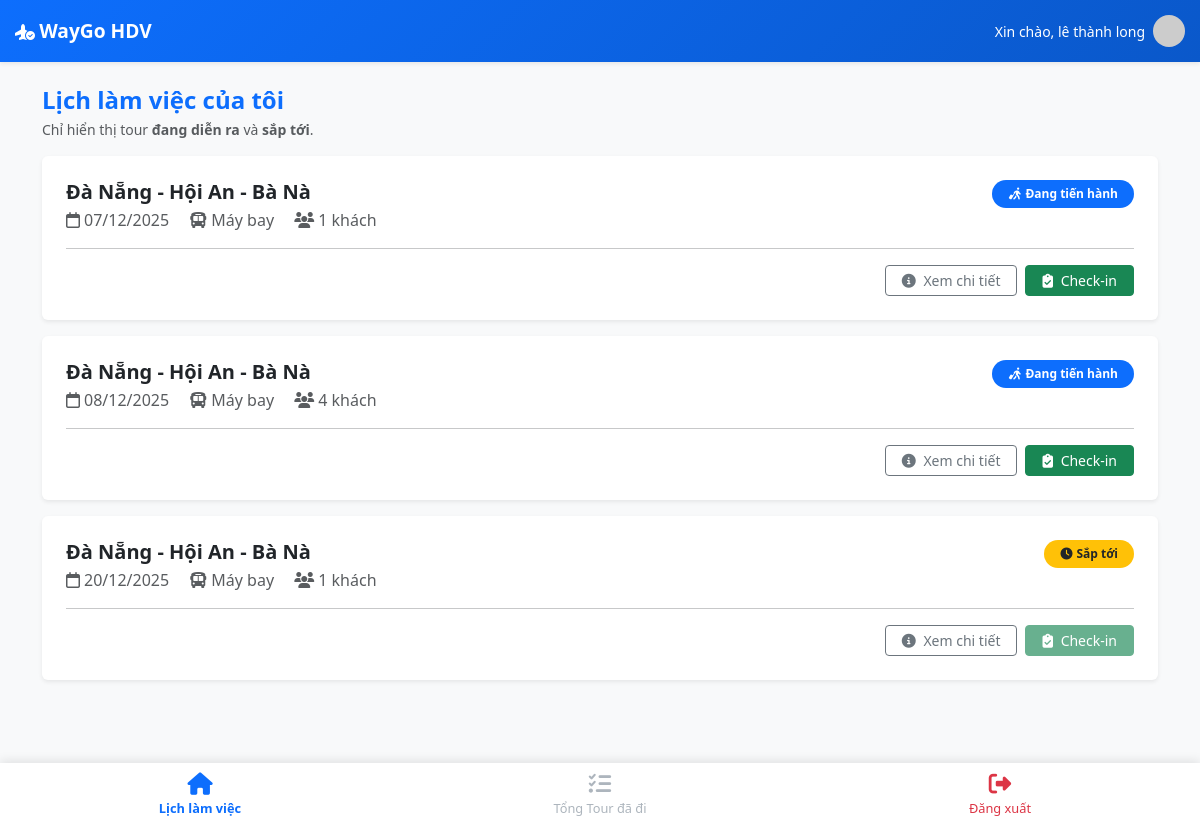
The page /index.php?action=dashboard (signed in) on the database its author committed.
### tables this page shows
CREATE TABLE `bookings` (
  `id` int NOT NULL,
  `tour_id` int NOT NULL,
  `hdv_id` int DEFAULT NULL,
  `customer_name` varchar(255) DEFAULT NULL,
  `customer_phone` varchar(20) DEFAULT NULL,
  `phuong_tien` varchar(100) DEFAULT NULL,
  `ngay_khoi_hanh` date DEFAULT NULL,
  `so_luong` int DEFAULT NULL,
  `tong_tien` decimal(12,2) DEFAULT NULL,
  `status` enum('Chờ xử lý','Đã cọc','Hoàn tất','Hủy') DEFAULT 'Chờ xử lý',
  `created_at` timestamp NULL DEFAULT CURRENT_TIMESTAMP,
  `created_by` int DEFAULT NULL,
  `approved_by` int DEFAULT NULL,
  `approved_at` datetime DEFAULT NULL,
  `hotel_supplier_id` int DEFAULT NULL,
  `restaurant_supplier_id` int DEFAULT NULL,
  `chi_phi_phat_sinh` decimal(12,2) DEFAULT '0.00',
  `ly_do_phat_sinh` text,
  `tien_da_coc` decimal(12,2) DEFAULT '0.00'
);

CREATE TABLE `tours` (
  `id` int NOT NULL,
  `ten_tour` varchar(255) NOT NULL,
  `loai_tour` enum('Trong nước','Quốc tế','Theo yêu cầu') NOT NULL,
  `dia_diem` varchar(255) NOT NULL,
  `thoi_gian` varchar(100) DEFAULT NULL,
  `gia_tour` decimal(12,2) DEFAULT NULL,
  `mo_ta` text,
  `ngay_khoi_hanh` date DEFAULT NULL,
  `phuong_tien` varchar(100) DEFAULT NULL,
  `so_nguoi_toi_da` int DEFAULT NULL,
  `status` enum('Hoạt động','Đang tạm dừng','Hủy') DEFAULT 'Hoạt động'
);

### controllers/HdvAppController.php (called while the page is built, shortened)
<?php
require_once PATH_MODEL . 'HdvAppModel.php';
class HdvAppController
{
    private $model;
    public function __construct()
    {
        $this->model = new HdvAppModel();
    }
    public function index()
    {
        $hdv_id = $_SESSION['hdv_profile_id'] ?? 0;
        $tours = $this->model->getMyTours($hdv_id);
        $today = date('Y-m-d');
        foreach ($tours as $key => $tour) {
            $startDate = !empty($tour['bk_ngay_khoi_hanh']) ? $tour['bk_ngay_khoi_hanh'] : $tour['ngay_khoi_hanh'];
            if ($startDate) {
                $days = (int)($tour['total_days'] ?? 1);
                $endDate = date('Y-m-d', strtotime("$startDate + " . ($days - 1) . " days"));
                if ($endDate < $today) {
                    unset($tours[$key]);
                    continue;
                }
                if ($today < $startDate) {
                    $tours[$key]['timeline_status'] = 'Sắp tới';
                } elseif ($today <= $endDate) {
                    $tours[$key]['timeline_status'] = 'Đang tiến hành';
                } else {
                    $tours[$key]['timeline_status'] = 'Đã hoàn thành';
                }
            }
        }
        $tours = array_values($tours);
        include PATH_VIEW . 'hdv/home.php';
    }
}

### index.php (called while the page is built, shortened)
<?php
require_once './routes/index.php';

### models/BaseModel.php (called while the page is built, shortened)
<?php
class BaseModel
{
    public function __construct()
    {
        $dsn = sprintf('mysql:host=%s;port=%s;dbname=%s;charset=utf8', DB_HOST, DB_PORT, DB_NAME);
        try {
            $this->pdo = new PDO($dsn, DB_USERNAME, DB_PASSWORD, DB_OPTIONS);
        } catch (PDOException $e) {
            die("Kết nối cơ sở dữ liệu thất bại: {$e->getMessage()}. Vui lòng thử lại sau.");
        }
    }
}

### models/HdvAppModel.php (called while the page is built, shortened)
<?php
require_once "BaseModel.php";
class HdvAppModel extends BaseModel
{
    public function getMyTours($hdv_id)
    {
        $sql = "SELECT
                    b.id AS booking_id,
                    COALESCE(b.ngay_khoi_hanh, t.ngay_khoi_hanh) AS bk_ngay_khoi_hanh,
                    t.id AS tour_id,
                    t.ten_tour,
                    t.ngay_khoi_hanh,
                    t.dia_diem,
                    t.thoi_gian,
                    b.so_luong,
                    b.status,
                    t.phuong_tien,
                    /* Thêm tổng số ngày của tour */
                    (SELECT COUNT(*) FROM tour_schedule_days WHERE tour_id = t.id) AS total_days
                FROM bookings b
                JOIN tours t ON b.tour_id = t.id
                WHERE b.hdv_id = ?
                ORDER BY COALESCE(b.ngay_khoi_hanh, t.ngay_khoi_hanh) ASC";
        $stmt = $this->pdo->prepare($sql);
        $stmt->execute([$hdv_id]);
        return $stmt->fetchAll(PDO::FETCH_ASSOC);
    }
}

### views/hdv/home.php (the view)
<?php include PATH_VIEW . 'layouts/header_hdv.php'; ?>
<div class="container mt-4 mb-5">
    <div class="d-flex align-items-center justify-content-between mb-3">
        <div>
            <h4 class="fw-bold text-primary mb-1">Lịch làm việc của tôi</h4>
            <div class="text-muted small">
                Chỉ hiển thị tour <b>đang diễn ra</b> và <b>sắp tới</b>.
            </div>
        </div>
    </div>
    <?php if (empty($tours)): ?>
        <div class="alert alert-info shadow-sm border-0">
            Hiện chưa có tour nào trong lịch làm việc.
        </div>
    <?php else: ?>
        <div class="d-grid gap-3">
            <?php foreach ($tours as $tour): ?>
                <?php
                $date = !empty($tour['bk_ngay_khoi_hanh']) ? $tour['bk_ngay_khoi_hanh'] : ($tour['ngay_khoi_hanh'] ?? null);
                $formattedDate = $date ? date('d/m/Y', strtotime($date)) : "Chưa rõ";
                $status = $tour['timeline_status'] ?? '';
                $badgeClass = 'bg-secondary';
                $icon = 'fa-circle-info';
                if ($status === 'Đang tiến hành') {
                    $badgeClass = 'bg-primary';
                    $icon = 'fa-person-walking-luggage';
                } elseif ($status === 'Sắp tới') {
                    $badgeClass = 'bg-warning text-dark';
                    $icon = 'fa-clock';
                } elseif ($status === 'Đã hoàn thành') {
                    $badgeClass = 'bg-success';
                    $icon = 'fa-circle-check';
                }
                $detailUrl  = "index.php?action=hdv_tour_detail&tour_id={$tour['tour_id']}&booking_id={$tour['booking_id']}";
                $checkinUrl = "index.php?action=checkin_perform&id={$tour['booking_id']}";
                $vehicle = htmlspecialchars($tour['phuong_tien'] ?? '---');
                $qty = isset($tour['so_luong']) ? (int)$tour['so_luong'] : null;
                ?>
                <div class="card shadow-sm border-0">
                    <div class="card-body p-4">
                        <div class="d-flex align-items-start justify-content-between gap-3">
                            <div class="flex-grow-1">
                                <div class="d-flex align-items-center gap-2 mb-1">
                                    <h5 class="fw-bold mb-0">
                                        <?= htmlspecialchars($tour['ten_tour']) ?>
                                    </h5>
                                </div>
                                <div class="text-muted">
                                    <span class="me-3">
                                        <i class="fa-regular fa-calendar me-1"></i><?= $formattedDate ?>
                                    </span>
                                    <span class="me-3">
                                        <i class="fa-solid fa-bus me-1"></i><?= $vehicle ?>
                                    </span>
                                    <?php if ($qty !== null): ?>
                                        <span class="me-3">
                                            <i class="fa-solid fa-users me-1"></i><?= $qty ?> khách
                                        </span>
                                    <?php endif; ?>
                                </div>
                            </div>
                            <?php if ($status): ?>
                                <span class="badge <?= $badgeClass ?> px-3 py-2 rounded-pill">
                                    <i class="fa-solid <?= $icon ?> me-1"></i><?= $status ?>
                                </span>
                            <?php endif; ?>
                        </div>
                        <hr class="my-3">
                        <div class="d-flex flex-wrap gap-2 justify-content-end">
                            <a href="<?= $detailUrl ?>" class="btn btn-outline-secondary btn-sm px-3">
                                <i class="fa-solid fa-circle-info me-1"></i> Xem chi tiết
                            </a>
                            <?php if ($status === 'Đang tiến hành'): ?>
                                <a href="<?= $checkinUrl ?>" class="btn btn-success btn-sm px-3">
                                    <i class="fa-solid fa-clipboard-check me-1"></i> Check-in
                                </a>
                            <?php else: ?>
                                <button class="btn btn-success btn-sm px-3" disabled
                                    title="Chỉ check-in khi tour đang diễn ra">
                                    <i class="fa-solid fa-clipboard-check me-1"></i> Check-in
                                </button>
                            <?php endif; ?>
                        </div>
                    </div>
                </div>
            <?php endforeach; ?>
        </div>
    <?php endif; ?>
</div>
<?php include PATH_VIEW . 'layouts/footer_hdv.php'; ?>

### views/layouts/header_hdv.php (style rules this page uses)
body { background-color: #f8f9fa; font-family: 'Segoe UI', sans-serif; padding-bottom: 80px; }

### rows shown on the page
bookings: tour.ten_tour "Đà Nẵng - Hội An - Bà Nà", formattedDate "07/12/2025", tour.phuong_tien "Máy bay", so_luong "1", status "Đang tiến hành"
bookings: tour.ten_tour "Đà Nẵng - Hội An - Bà Nà", formattedDate "08/12/2025", tour.phuong_tien "Máy bay", so_luong "4", status "Đang tiến hành"
bookings: tour.ten_tour "Đà Nẵng - Hội An - Bà Nà", formattedDate "20/12/2025", tour.phuong_tien "Máy bay", so_luong "1", status "Sắp tới", shows "Check-in"

### other values the page prints
$_SESSION['user_name'] "lê thành long"
